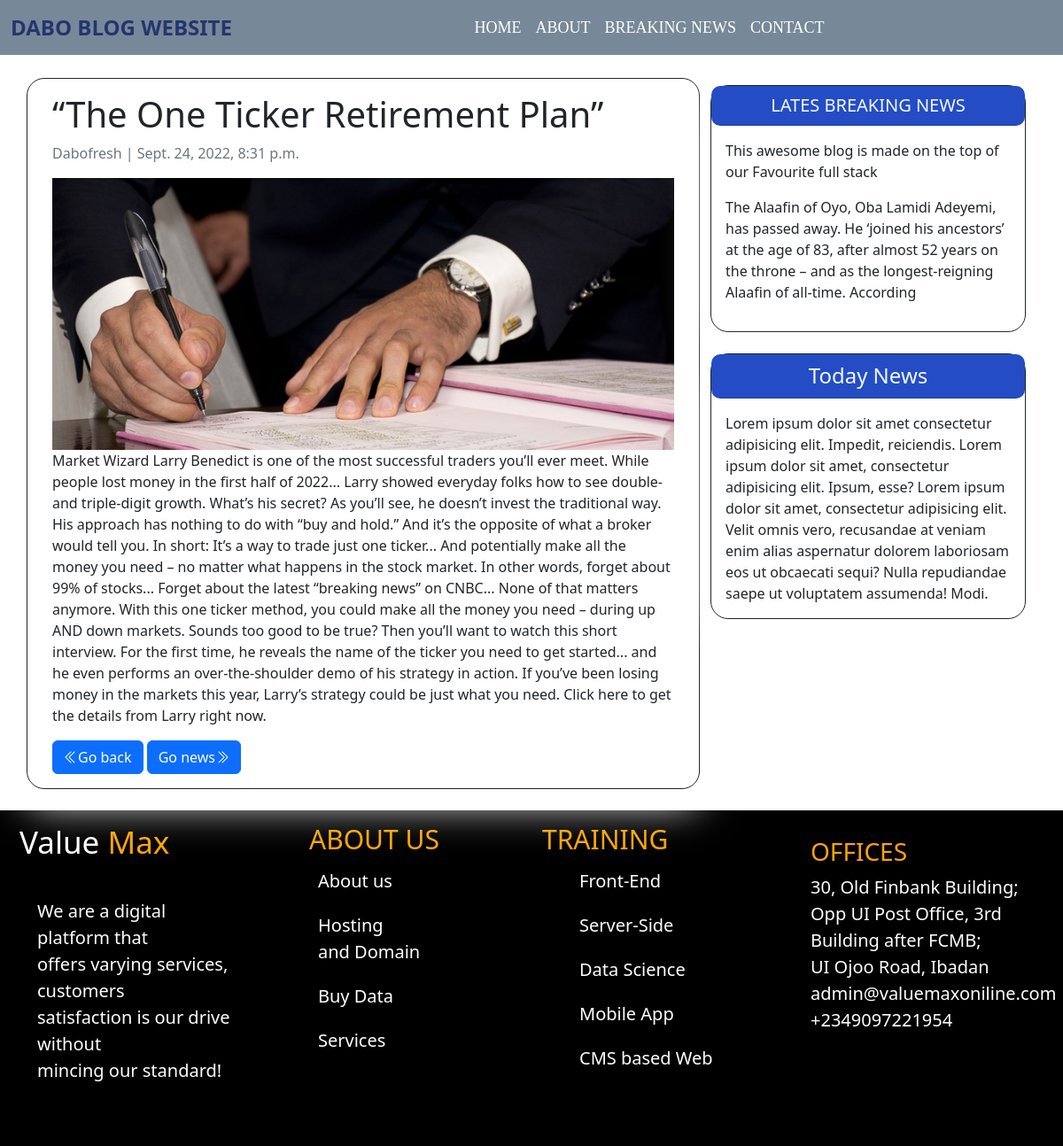
/the-one-ticker-retirement-plan/, run on the app's committed database.
### blogapp/models.py (models this page shows, shortened)
class Post(models.Model):
      title=models.CharField(max_length=200,unique=True)
      slug = models.SlugField(max_length=200, unique=True)
      author = models.ForeignKey(User, on_delete= models.CASCADE, related_name='blog_posts')
      updated_on = models.DateTimeField(auto_now= True)
      picture = models.ImageField(default='upload')
      content = models.TextField()
      created_on = models.DateTimeField(auto_now_add=True)
      status = models.IntegerField(choices=STATUS, default=0)
      class Meta:
            ordering= ['-created_on']

### blogapp/views.py (the view)
# urls.py: path('<slug:slug>/', views.PostDetail.as_view(), name='post_detail'),
class PostDetail(generic.DetailView):
      model = Post
      template_name = 'post_detail.html'

### templates/post_detail.html (shortened to what this page needs)
<!DOCTYPE html>
<html lang="en">
<head>
  <link href="https://cdn.jsdelivr.net/npm/bootstrap@5.2.0/dist/css/bootstrap.min.css" rel="stylesheet"
>
  <link rel="stylesheet" href="https://cdn.jsdelivr.net/npm/bootstrap-icons@1.9.1/font/bootstrap-icons.css">
</head>
<body>
  <nav class="navbar navbar-expand-lg ">
    <div class="container-fluid">
      <a class="navbar-brand" href="{% url 'home' %}">DABO BLOG WEBSITE</a>
      <div class="collapse navbar-collapse" id="navbarSupportedContent">
        <ul class="navbar-nav me-auto mb-2 mb-lg-0">
          <li class="nav-item">
            <a class="nav-link " aria-current="page" href="{% url 'home' %}">Home</a>
          </li>
          <li class="nav-item text-black">
            <a class="nav-link font-weight-bold" href="{% url 'about' %}">About</a>
          </li>
          <li class="nav-item text-black">
            <a class="nav-link font-weight-bold" href="{% url 'news' %}">Breaking News</a>
          </li>
          <li class="nav-item text-black">
            <a class="nav-link font-weight-bold" href="{% url 'contact' %}">Contact</a>
          </li>
        </ul>
      </div>
    </div>
  </nav><br><br><br>
  {% block content %}
  <div class="container">
    <div class="row">
      <div class="col-md-8 card mb-4  mt-3 left  top">
        <div class="card-body">
          <h1>{% block title %} {{ object.title }} {% endblock title %}</h1>
          <p class=" text-muted">{{ post.author }} | {{ post.created_on }}</p>
          <img src="{{post.picture.url}}" width="100%" alt="">
          <p class="card-text ">{{ object.content }}</p>
          <span><a href="{% url 'home' %}" class="btn btn-primary"><i class="bi bi-chevron-double-left"></i>Go
              back</a></span>
          <span><a href="{% url 'news' %}" class="btn btn-primary ">Go news<i
                class="bi bi-chevron-double-right"></i></a></span>
        </div>
      </div>
      {% block sidebar %}
      {% include 'sidebar.html' %}
      {% endblock sidebar %}
    </div>
  </div>
  {% endblock content %}
  <div class="all" style="background-color:black ;color:white ;padding:10px;">
    <div class="container-fluid">
      <div class="row" id="amet">
        <div class="col-lg-3">
          <p style="font-size:35px ;">Value <span style="color:orange ;">Max</span></p>
          <p style="padding:20px ;font-size: 20px;">We are a digital platform that
            <br> offers varying
            services, customers <br> satisfaction is our drive
            without <br> mincing our standard!</p><br>
        </div>
        <div class="col-lg-3">
          <ul>
            <span style="color:orange ;font-size: 30px;">ABOUT US</span>
            <li>About us</li>
            <li>Hosting <br> and Domain</li>
            <li>Buy Data</li>
            <li>Services</li>
          </ul>
        </div>
        <div class="col-lg-3">
          <span style="color:orange ;font-size: 30px;">TRAINING</span>
          <ul>
            <li>Front-End</li>
            <li>Server-Side</li>
            <li>Data Science</li>
            <li>Mobile App</li>
            <li>CMS based Web</li>
          </ul>
        </div>
        <div class="col-lg-3" style="padding:20px ;">
          <h3 style="color:orange ;">OFFICES</h3>
          <span style="color:white;font-size: 20px;">30, Old Finbank Building;<br>
            Opp UI Post Office, 3rd <br>
            Building after FCMB;<br>
            UI Ojoo Road, Ibadan
            admin@valuemaxoniline.com <br>
            +2349097221954</span>
        </div>
      </div>
    </div>
  </div>
</body>
</html>

### templates/post_detail.html (style rules this page uses)
@media screen and (min-width:768px) { .navbar { position: fixed; width: 100%; z-index: 100; background-color: #778899; } }
@media screen and (min-width:768px) { .navbar ul li a { color: white; font-size: 18px; position: relative; } }
@media screen and (min-width:768px) { .navbar ul li a::before { content: ""; position: absolute; background: green; left: 2; bottom: 5px; width: 0%; height: 5px; transition: 500ms; } }
@media screen and (min-width:768px) { .navbar ul { margin: 0 auto; text-transform: uppercase; font-family: cursive; } }
@media screen and (min-width:768px) { .navbar-brand { font-weight: bold; font-size: 24px; color: #25356d; } }
@media screen and (min-width:768px) { .all { background: black; color: white; padding: 40px; } }
@media screen and (min-width:768px) { #amet ul li { list-style-type: none; font-size: 20px; padding: 10px; } }

### templates/sidebar.html (style rules this page uses)
.card { box-shadow: 0 16px 48px white; border: 1px solid ; border-radius:20px; }

### data on the page
Post: title "“The One Ticker Retirement Plan”", author "Dabofresh", created_on "Sept. 24, 2022, 8:31 p.m.", picture (picture), content "Market Wizard Larry Benedict is one of the most successful traders you’ll ever meet. While people lost money in the first half of 2022... Larry showed everyday folks how to see double-and triple-digit growth. What’s his secret? As you’ll see, he doesn’t invest the traditional way. His approach has nothing to do with “buy and hold.” And it’s the opposite of what a broker would tell you. In short: It’s a way to trade just one ticker... And potentially make all the money you need – no matter what happens in the stock market. In other words, forget about 99% of stocks... Forget about the latest “breaking news” on CNBC... None of that matters anymore. With this one ticker method, you could make…"
